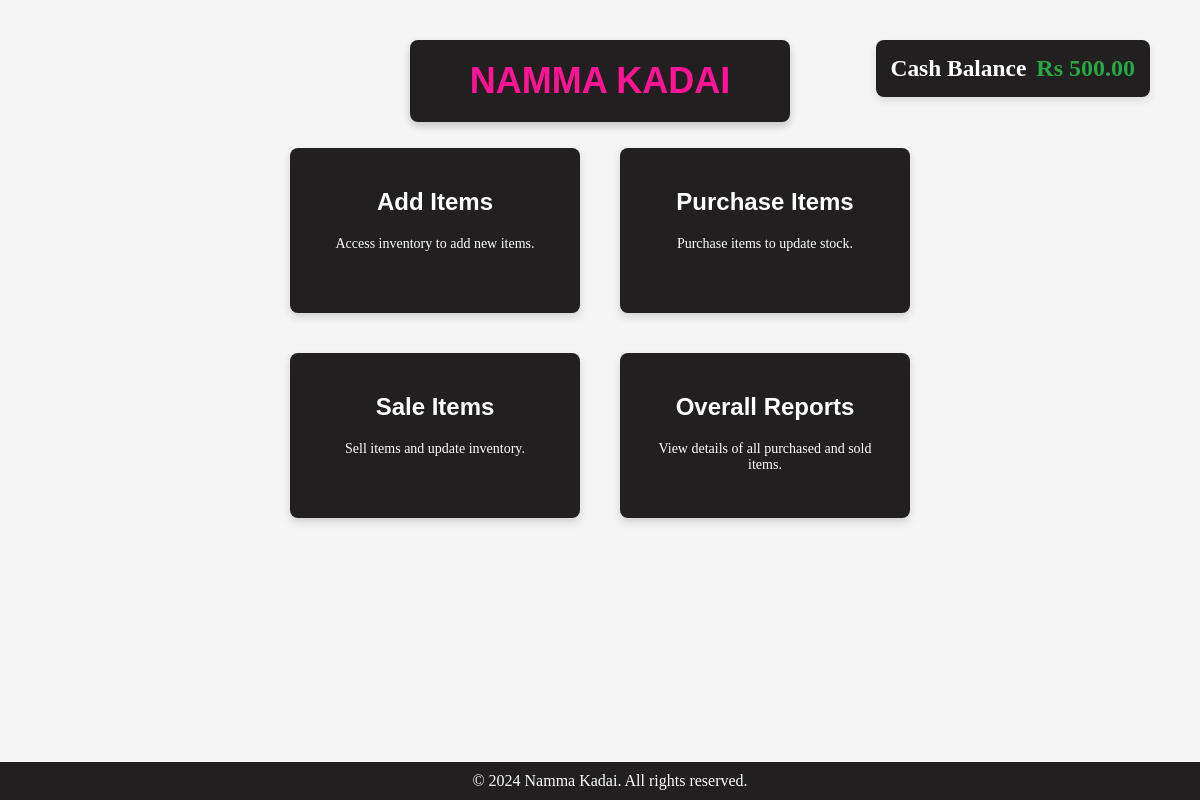
Before: / with the older database file.
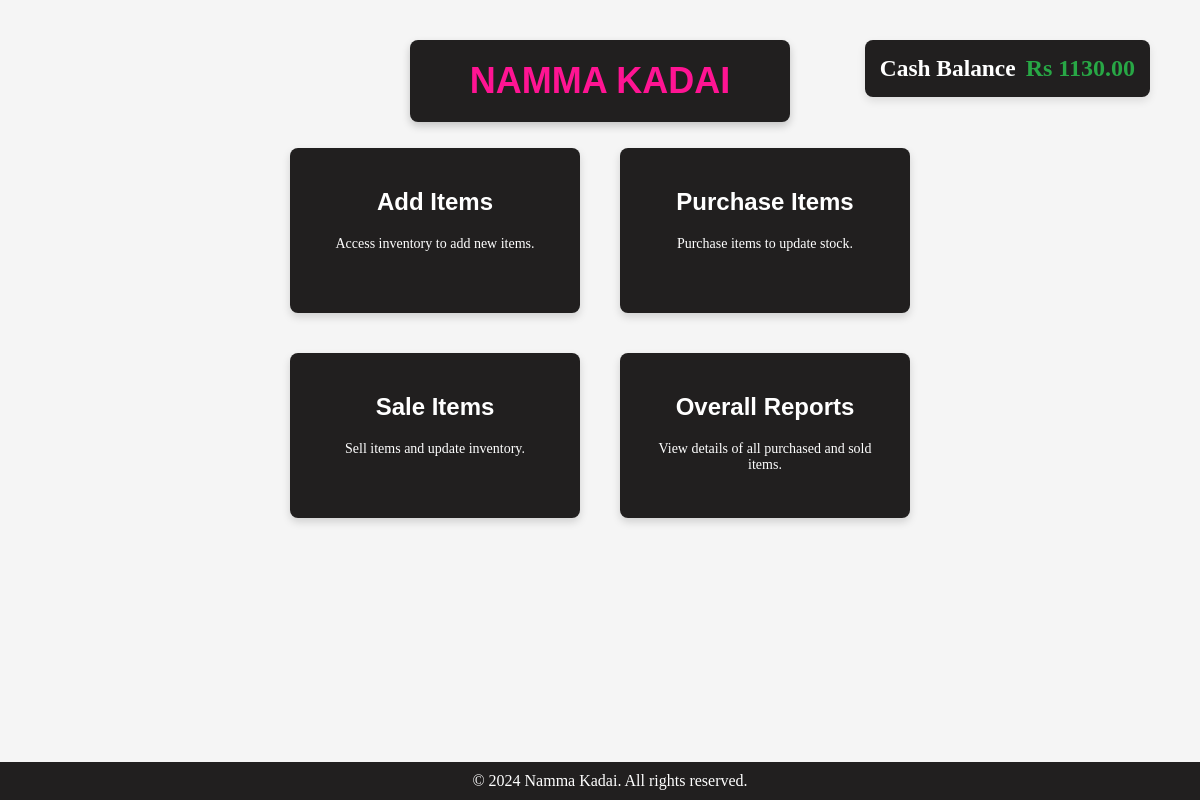
After: the same page with the newer database file.
### models.py (models this page shows)
class CompanyModel(db.Model):
    __tablename__='company'
    id = db.Column(db.Integer, primary_key=True)
    company_name=db.Column(db.String(),nullable=False)
    cash_balance=db.Column(db.Float,default=1000.00)

### App.py (the view)
@app.route('/')
def home():
    company=CompanyModel.query.first()
    year=datetime.now().year
    if company is None:
        new_company=CompanyModel(
            company_name="Namma Kadai"
        )
        db.session.add(new_company)
        db.session.commit()
    company.cash_balance = f'{company.cash_balance:.2f}'
    return render_template('home.html',company=company,year=year)

### App.py (called while the page is built)
@app.context_processor
def inject_path():
    return {'current_path': request.path}

### templates/home.html (shortened to what this page needs)
<!DOCTYPE html>
<html>
<head>
    <link rel="stylesheet" href="static/home.css">
</head>
<body>
    <div class="title-bar">
        <h2>NAMMA KADAI </h2>
    </div>
    <div class="balance-container">
        <h3>Cash Balance</h3>
        <div class="balance-amount">Rs {{company.cash_balance }}</div>
    </div>
    <div class="container">
        <div class="row">
            <a href="{{url_for('additems')}}" class="card action-card">
                <h2>Add Items</h2>
                <p>Access inventory to add new items.</p>
            </a>
            <a href="{{ url_for('purchase')}}" class="card action-card">
                <h2>Purchase Items</h2>
                <p>Purchase items to update stock.</p>
            </a>
            <a href="{{url_for('sale')}}" class="card action-card">
                <h2>Sale Items</h2>
                <p>Sell items and update inventory.</p>
            </a>
            <a href="{{url_for('reports')}}" class="card action-card">
                <h2>Overall Reports</h2>
                <p>View details of all purchased and sold items.</p>
            </a>
        </div>
    </div>
    <footer class="footer">
        © {{ year }} Namma Kadai. All rights reserved.
    </footer>
</body>
</html>

Changed rows visible on the page:
changed CompanyModel: cash_balance "500.00" → "1130.00"
